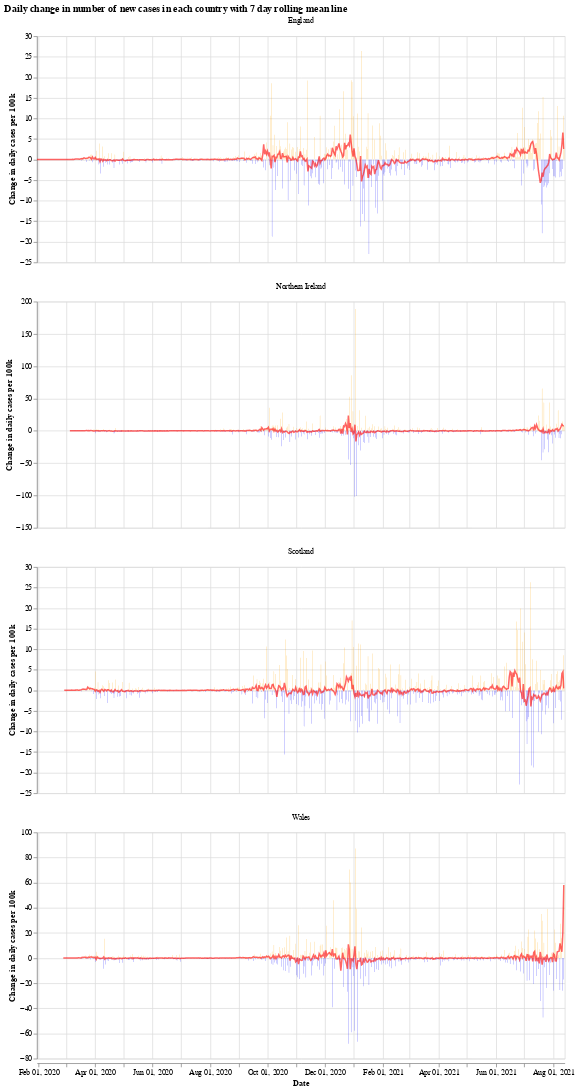

Notebook source saved alongside this figure:
### Markdown cell above
We will use the Python library `Altair` for visualising the data, see the [altair docs](https://altair-viz.github.io/) for more information.

First we have a graph which shows the daily change in the number of new cases for each country. This number jumps up and down all over the place, which is likely due to delay in reporting of new cases over the weekend. Another interesting thing is that it looks like the daily cases in Wales experienced a much shorter period of calm over the summer (calm in the sense of daily cases not jumping up and down).

The orange bars are days when the number of new cases (per 100k population) was more than the previous day, while the blue are days when the number of new cases dropped. The red line is the 7 day moving average. 

When the moving average line is below 0, it means that there is a consistent drop in new cases. We can see this clearly happening around the times that lockdowns were introduced (though, to varying degrees). I will update the graphs soon with a marker of when each lockdown started.

### Code cell
# collapse
import altair as alt

bars = alt.Chart(uk_cases).mark_bar().encode(
    x=alt.X("yearmonthdate(date):T", axis=alt.Axis(title='Date')),
    y=alt.Y("casesChangeRate:Q", axis=alt.Axis(title='Change in daily cases per 100k')),
    tooltip='casesChange',
    color=alt.condition(
        alt.datum.casesChangeRate > 0,
        alt.value("orange"),  # The positive color
        alt.value("blue")  # The negative color
    )
).properties(title='Daily change in number of new cases with 7 day rolling mean',width=700).interactive()

line = alt.Chart(uk_cases).mark_line(
    color='red',
    size=2,
    opacity=0.6
).transform_window(
    rolling_mean='mean(casesChangeRate)',
    frame=[0, 7],
    groupby=['areaName']
).encode(
    x='yearmonthdate(date):T',
    y='rolling_mean:Q'
)

alt.layer(bars, line, data=uk_cases).facet(alt.Column(
    'areaName', title=''), columns=1).resolve_scale(y='independent').properties(title='Daily change in number of new cases in each country with 7 day rolling mean line')

### Figure 1 — Vega-Lite specification as saved in the notebook (floating-point values rounded to 4 significant figures; data arrays with more than 128 entries replaced by an {"elided": "..."} marker saying what was removed)
{"config": {"view": {"continuousWidth": 400, "continuousHeight": 300}}, "data": {"name": "data-da827cc39b5c723dcd2e0bf4193b8945"}, "facet": {"type": "nominal", "field": "areaName", "title": ""}, "spec": {"layer": [{"mark": "bar", "encoding": {"color": {"condition": {"value": "orange", "test": "(datum.casesChangeRate > 0)"}, "value": "blue"}, "tooltip": {"type": "quantitative", "field": "casesChange"}, "x": {"type": "temporal", "axis": {"title": "Date"}, "field": "date", "timeUnit": "yearmonthdate"}, "y": {"type": "quantitative", "axis": {"title": "Change in daily cases per 100k"}, "field": "casesChangeRate"}}, "selection": {"selector001": {"type": "interval", "bind": "scales", "encodings": ["x", "y"]}}, "title": "Daily change in number of new cases with 7 day rolling mean", "width": 700}, {"mark": {"type": "line", "color": "red", "opacity": 0.6, "size": 2}, "encoding": {"x": {"type": "temporal", "field": "date", "timeUnit": "yearmonthdate"}, "y": {"type": "quantitative", "field": "rolling_mean"}}, "transform": [{"window": [{"op": "mean", "field": "casesChangeRate", "as": "rolling_mean"}], "frame": [0, 7], "groupby": ["areaName"]}]}]}, "columns": 1, "resolve": {"scale": {"y": "independent"}}, "title": "Daily change in number of new cases in each country with 7 day rolling mean line", "$schema": "https://vega.github.io/schema/vega-lite/v4.8.1.json", "datasets": {"data-da827cc39b5c723dcd2e0bf4193b8945": {"elided": "2152 records"}}}
